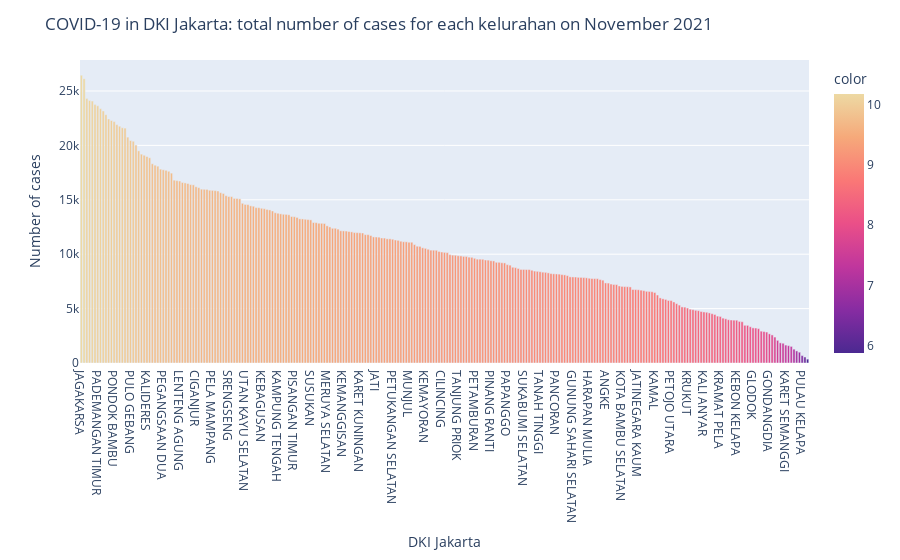

This figure's notebook cell:
### Code cell
vis_lp = px.bar(dfl, x=Column.nama_kelurahan, y='value', color=np.log(dfl['value']), color_continuous_scale=px.colors.sequential.Agsunset)
vis_lp.update_layout(
                     title='COVID-19 in DKI Jakarta: total number of cases for each kelurahan on November 2021',
                     xaxis_title='DKI Jakarta', yaxis_title='Number of cases', 
                     legend=dict(x=0.02, y=0.98))
vis_lp.show()

### Figure 1 — Plotly figure (JSON) as saved in the notebook; plotly's stock layout.template omitted (floating-point values rounded to 4 significant figures; data arrays with more than 128 entries replaced by an {"elided": "..."} marker saying what was removed)
{"data": [{"alignmentgroup": "True", "hovertemplate": "nama_kelurahan=%{x}<br>value=%{y}<br>color=%{marker.color}<extra></extra>", "legendgroup": "", "marker": {"color": {"elided": "267 float values"}, "coloraxis": "coloraxis", "pattern": {"shape": ""}}, "name": "", "offsetgroup": "", "orientation": "v", "showlegend": false, "textposition": "auto", "type": "bar", "x": {"elided": "267 str values"}, "xaxis": "x", "y": {"elided": "267 int values"}, "yaxis": "y"}], "layout": {"barmode": "relative", "coloraxis": {"colorbar": {"title": {"text": "color"}}, "colorscale": [[0, "rgb(75, 41, 145)"], [0.1667, "rgb(135, 44, 162)"], [0.3333, "rgb(192, 54, 157)"], [0.5, "rgb(234, 79, 136)"], [0.6667, "rgb(250, 120, 118)"], [0.8333, "rgb(246, 169, 122)"], [1, "rgb(237, 217, 163)"]]}, "legend": {"tracegroupgap": 0, "x": 0.02, "y": 0.98}, "margin": {"t": 60}, "title": {"text": "COVID-19 in DKI Jakarta: total number of cases for each kelurahan on November 2021"}, "xaxis": {"anchor": "y", "domain": [0, 1], "title": {"text": "DKI Jakarta"}}, "yaxis": {"anchor": "x", "domain": [0, 1], "title": {"text": "Number of cases"}}}}
